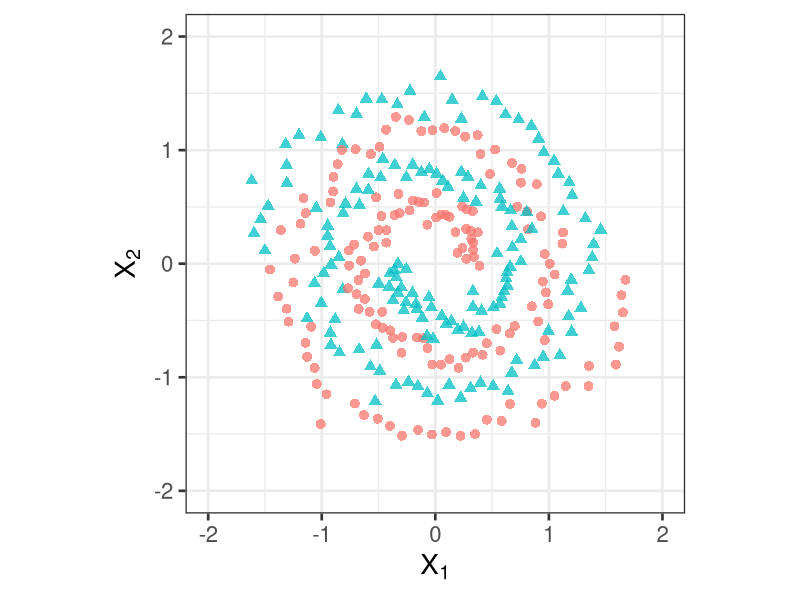

This chart was generated by the following R code: (Note: this script raises an error after producing the figure.)
## ---- chunk 1
library(fontawesome) # 0.4.0
library(patchwork)
## ---- chunk 2
#| echo: true
# Libraries needed
library(tidyverse)
library(kernlab)  # fitting SVMs
library(mlbench)  # ML benchmark data sets

# Simulate data
set.seed(0841)
spirals <- as.data.frame(
  mlbench.spirals(300,
                  cycles = 2,
                  sd = 0.09))
names(spirals) <- c("x1", "x2", "classes")
head(spirals)

## ---- chunk 3
#| echo: true
# make a plot
ggplot(spirals, aes(x = x1, y = x2)) +
  geom_point(aes(shape = classes,
                 color = classes),
             size = 3, alpha = 0.75) +
  xlab(expression(X[1])) +
  ylab(expression(X[2])) +
  xlim(-2, 2) +
  ylim(-2, 2) +
  coord_fixed() +
  theme_bw(base_size = 20) +
  theme(legend.position = "none")
 
## ---- chunk 4
#| echo: true
# Fit an SVM using a radial basis function kernel
spirals_svm <- ksvm(classes ~ x1 + x2, 
                    data = spirals, 
                    #Radial Basis kernel "Gaussian":
                    kernel = "rbfdot",
                    C = 500, 
                    prob.model = TRUE)
## ---- chunk 5
#| echo: true
spirals_svm
## ---- chunk 6
#| echo: true
# Grid over which to evaluate decision boundaries
npts <- 500
xgrid <- expand.grid(
  x1 = seq(from = -2, 2, length = npts),
  x2 = seq(from = -2, 2, length = npts)
)

# Predicted probabilities (as a two-column matrix)
prob_svm <- predict(spirals_svm, 
                    newdata = xgrid,
                    type = "probabilities")

xgrid2 <- bind_cols(xgrid, prob = prob_svm[,1])
## ---- chunk 7
#| echo: true
head(xgrid2)
## ---- chunk 8
#| label: contour
#| fig-width: 5
## ---- chunk 9
#| echo: true
# Load attrition data
df <- modeldata::attrition %>% 
  #change all factors to unordered factors
  mutate_if(is.ordered, factor, ordered = FALSE)

# Create training (70%) and test (30%) sets
set.seed(123)  # for reproducibility
library(rsample)
churn_split <- initial_split(df, prop = 0.7, strata = "Attrition")
churn_train <- training(churn_split)
churn_test  <- testing(churn_split)
## ---- chunk 10
#| label: jobbplot
#| fig-width: 5

## ---- chunk 11
#| echo: true
# Control params for SVM
ctrl <- trainControl(method = "cv",  number = 10, classProbs = TRUE, 
                     summaryFunction = twoClassSummary ) # needed for AUC/ROC
# Tune an SVM
set.seed(5628)  # for reproducibility
churn_svm_auc <- train(Attrition ~ ., 
                       data = churn_train, method = "svmRadial", 
                       preProcess = c("center", "scale"), 
                       metric = "ROC",  # area under ROC curve (AUC)
                       trControl = ctrl, tuneLength = 10)

churn_svm_auc$results %>% round(4)
## ---- chunk 12
#| label: vipplot
#| fig-width: 5
## ---- chunk 13
#| label: pdpplot
